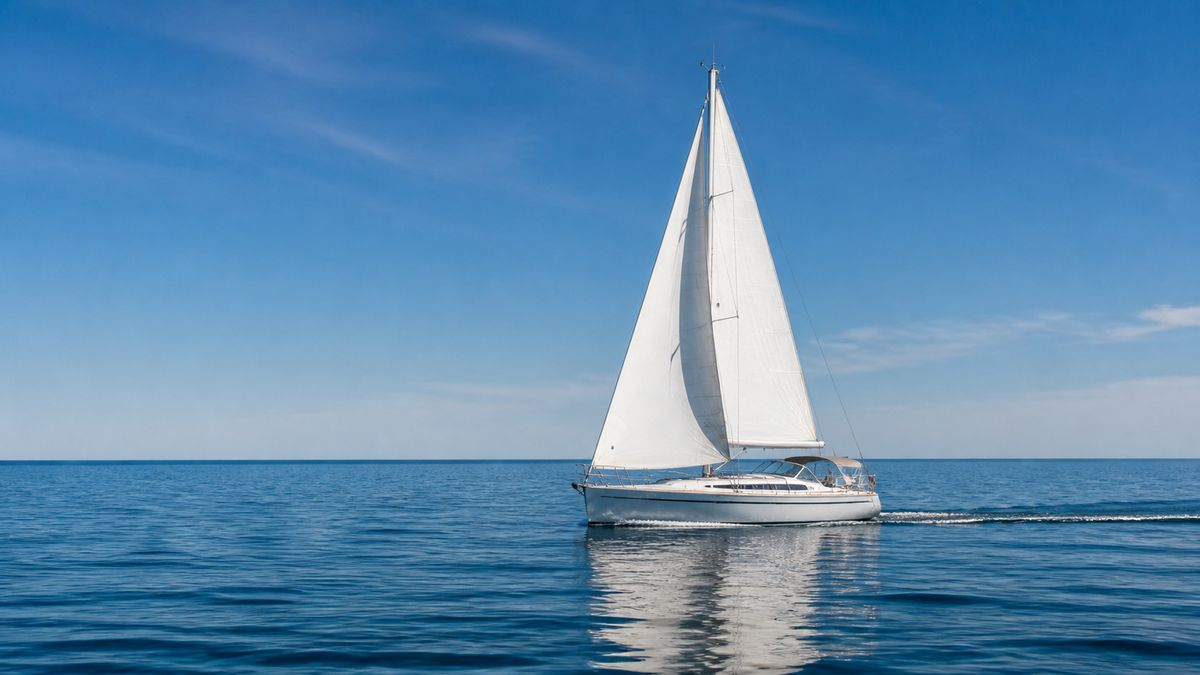
#> input picture img/a1-naive.jpg, 1200 x 675 px
$ python verify.py ../img/a1-naive.jpg
#> lines starting #> are read from the running program, lines starting #| are printed output that depends on the picture
#!/usr/bin/env python3
"""機械驗收：一張背景圖到底還放不放得下字。

判準跟人眼無關，只看兩件事：
  平坦度 —— 候選文字區的亮度標準差。花紋太多，字就會被吃掉。
  對比度 —— 該區平均亮度對白字或黑字的 WCAG 對比度，至少要有一邊過 5.0。

候選區是九宮格外圈的六塊（避開正中央，標題很少放正中），
每塊佔畫面寬 44%、高 30%。任何一塊過關，這張圖就算能用，
並回報過關的那一塊在哪、留多少餘裕。

用法：python3 verify.py raw/*.png
"""
import sys
import json
import numpy as np
from PIL import Image

FLAT_MAX = 0.12      # 亮度標準差上限
CONTRAST_MIN = 5.0   # 比 WCAG AA 的 4.5 再嚴一點：任何平坦色塊都過得了 4.5，
                     # 門檻拉到 5.0 才擋得住「既不夠亮也不夠暗」的中間調

ZONES = {
    "左上": (0.04, 0.08), "中上": (0.28, 0.08), "右上": (0.52, 0.08),
    "左下": (0.04, 0.60), "中下": (0.28, 0.60), "右下": (0.52, 0.60),
}
ZONE_W, ZONE_H = 0.44, 0.30


def relative_luminance(rgb):
    """WCAG 相對亮度，輸入是 0..1 的 sRGB 三通道。"""
    c = np.where(rgb <= 0.03928, rgb / 12.92, ((rgb + 0.055) / 1.055) ** 2.4)
    return 0.2126 * c[..., 0] + 0.7152 * c[..., 1] + 0.0722 * c[..., 2]


def contrast(l1, l2):
    hi, lo = max(l1, l2), min(l1, l2)
    return (hi + 0.05) / (lo + 0.05)


def measure(path):
#> called with path = '../img/a1-naive.jpg'
    im = Image.open(path).convert("RGB")
#> im is the input picture: PIL image 1200x675 RGB; mean R, G, B 89.3, 137, 175.7
    arr = np.asarray(im, dtype=np.float64) / 255.0
    lum = relative_luminance(arr)
#> in relative_luminance, `c = np.where(rgb <= 0.03928, rgb / 12.92, ((rgb + 0.055) / 1.055) ** 2..`:
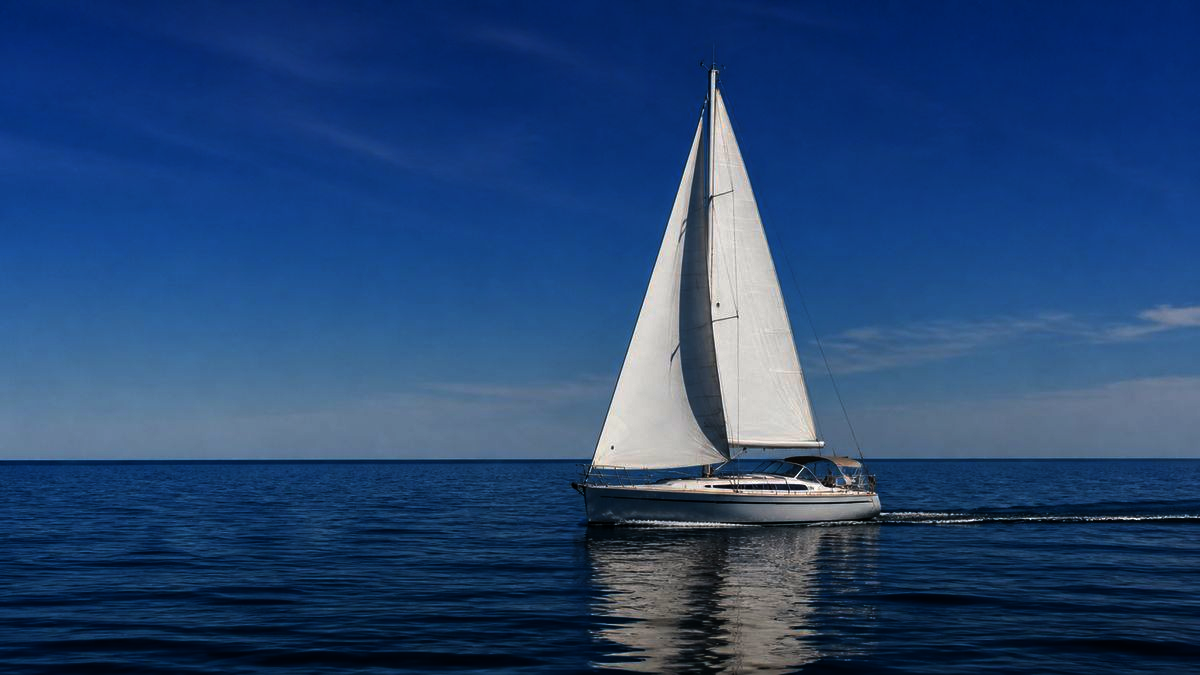
#> c: shape (675, 1200, 3) float64; mean R, G, B 0.148, 0.275, 0.452
#> in relative_luminance, `return 0.2126 * c[..., 0] + 0.7152 * c[..., 1] + 0.0722 * c[..., 2]`:
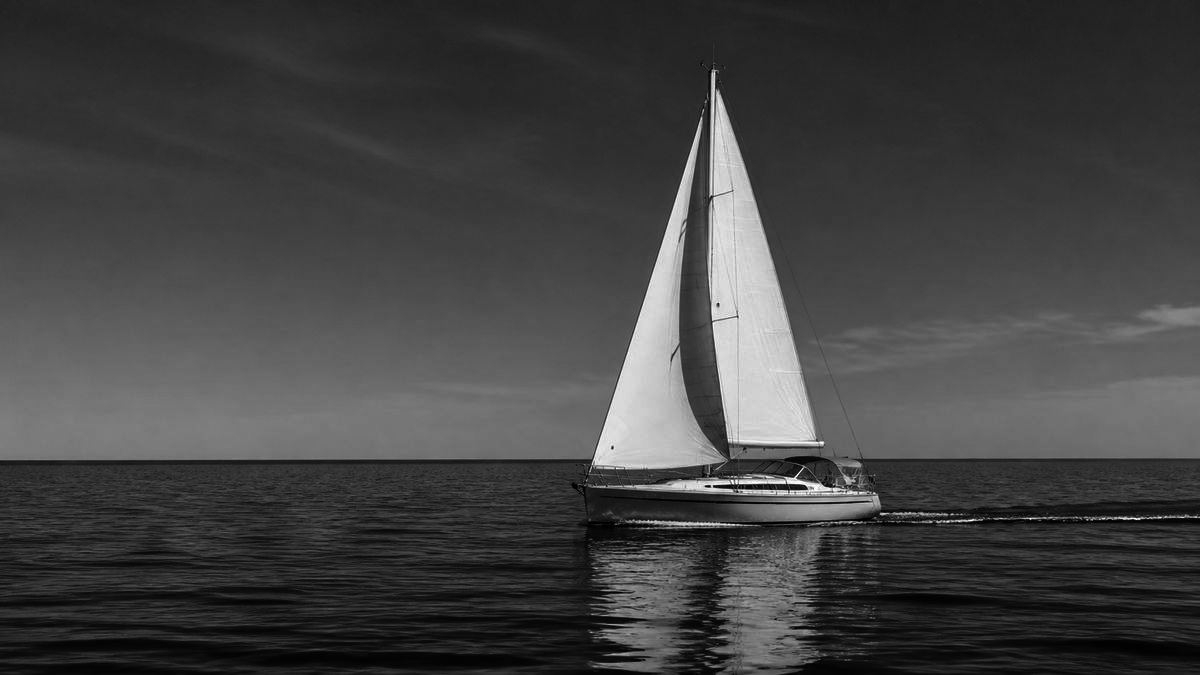
#> returned value: shape (675, 1200) float64; min 0.00037, max 1, mean 0.261
    h, w = lum.shape
#> h = 675; w = 1200

    zones = []
    for name, (zx, zy) in ZONES.items():
        x0, y0 = int(zx * w), int(zy * h)
        x1, y1 = int((zx + ZONE_W) * w), int((zy + ZONE_H) * h)
        patch = lum[y0:y1, x0:x1]
        mean, std = float(patch.mean()), float(patch.std())
        c_white = contrast(1.0, mean)
        c_black = contrast(0.0, mean)
        best_ink = "白字" if c_white >= c_black else "黑字"
        best_c = max(c_white, c_black)
        ok = std <= FLAT_MAX and best_c >= CONTRAST_MIN
        zones.append({
            "zone": name, "mean": round(mean, 4), "std": round(std, 4),
            "ink": best_ink, "contrast": round(best_c, 2), "ok": ok,
        })
#> this loop made 6 passes
#> (mean, std, c_white, c_black, best_c, ok) on passes 1 to 6: (0.213, 0.034, 4, 5.26, 5.26, True), (0.24, 0.155, 3.62, 5.81, 5.81, False), (0.238, 0.155, 3.64, 5.76, 5.76, False), (0.246, 0.14, 3.55, 5.91, 5.91, False), (0.311, 0.216, 2.91, 7.23, 7.23, False), (0.302, 0.208, 2.98, 7.04, 7.04, False)
#> pass 1, in measure, `patch = lum[y0:y1, x0:x1]`:
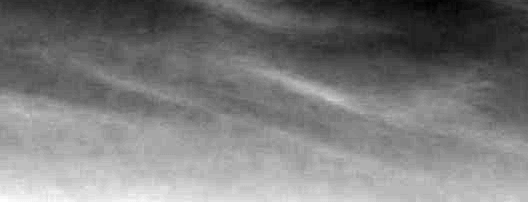
#> patch: shape (202, 528) float64; min 0.132, max 0.298, mean 0.213; drawn with min black and max white
#> pass 2, in measure, `patch = lum[y0:y1, x0:x1]`:
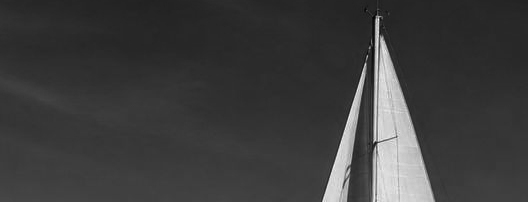
#> patch: shape (202, 528) float64; min 0.0179, max 0.987, mean 0.24
#> pass 3, in measure, `patch = lum[y0:y1, x0:x1]`:
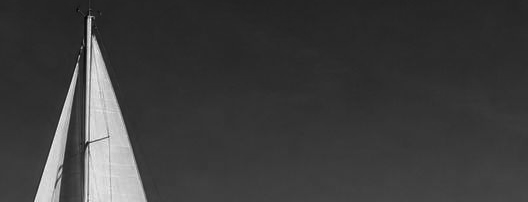
#> patch: shape (202, 528) float64; min 0.0179, max 0.987, mean 0.238
#> after the loop, zones = 6 items

    passed = [z for z in zones if z["ok"]]
#> passed = 1 item
    # 過關的區裡，挑對比度最高的當代表
    best = max(passed, key=lambda z: z["contrast"]) if passed else \
        min(zones, key=lambda z: z["std"])
#> best = {'zone': '左上', 'mean': 0.213, 'std': 0.034, 'ink': '黑字', 'contrast': 5.26, 'ok': True}
    return {
        "file": path,
        "size": [w, h],
        "pass": bool(passed),
        "pass_count": len(passed),
        "best": best,
        "zones": zones,
    }


def main(paths):
    results = [measure(p) for p in paths]
#> results = 1 item
    for r in results:
        mark = "可用" if r["pass"] else "不可用"
        b = r["best"]
        print(f"{mark}  {r['file']}")
        print(f"      過關區塊 {r['pass_count']}/6　代表區「{b['zone']}」"
              f"　平坦度 std={b['std']}（上限 {FLAT_MAX}）"
              f"　{b['ink']}對比 {b['contrast']}（下限 {CONTRAST_MIN}）")
#> this loop made 1 pass
#> mark on pass 1: '可用'
#| 可用  ../img/a1-naive.jpg
#|       過關區塊 1/6　代表區「左上」　平坦度 std=0.034（上限 0.12）　黑字對比 5.26（下限 5.0）
    with open("verify-result.json", "w", encoding="utf-8") as f:
        json.dump(results, f, ensure_ascii=False, indent=2)
    print(f"\n寫入 verify-result.json，共 {len(results)} 張，"
          f"{sum(1 for r in results if r['pass'])} 張可用")
#| 寫入 verify-result.json，共 1 張，1 張可用
    return 0


def _self_check():
    """跑得動的自我檢查：純黑圖必過、雜訊圖必不過。"""
    import tempfile
    import os
    ok = True
    with tempfile.TemporaryDirectory() as d:
        flat = os.path.join(d, "flat.png")
        Image.new("RGB", (640, 360), (10, 10, 12)).save(flat)
        r = measure(flat)
        assert r["pass"] and r["pass_count"] == 6, "純黑圖應該六區全過"

        noisy = os.path.join(d, "noisy.png")
        rng = np.random.default_rng(0)
        Image.fromarray(rng.integers(0, 256, (360, 640, 3), dtype=np.uint8)).save(noisy)
        r = measure(noisy)
        assert not r["pass"], "隨機雜訊圖應該一區都不過"

        # 亮度落在 0.16 到 0.20 之間的中間調，白字黑字都不夠對比
        dead = os.path.join(d, "deadzone.png")
        Image.new("RGB", (640, 360), (117, 117, 117)).save(dead)
        r = measure(dead)
        assert not r["pass"], "中間調死區平坦但兩種字色都不夠對比，應該不過"

        # 稍微暗一點就過得了，黑字可讀
        usable = os.path.join(d, "usable.png")
        Image.new("RGB", (640, 360), (128, 128, 128)).save(usable)
        r = measure(usable)
        assert r["pass"] and r["best"]["ink"] == "黑字", "中灰應該以黑字過關"
    print("self-check 通過：純黑過、雜訊不過、中間調死區不過、中灰以黑字過")
    return 0 if ok else 1


if __name__ == "__main__":
    args = sys.argv[1:]
    if not args or args[0] == "--self-check":
        sys.exit(_self_check())
    sys.exit(main(args))
#> (the program exits here)

$ run again, on img/b1-normal-scale.jpg
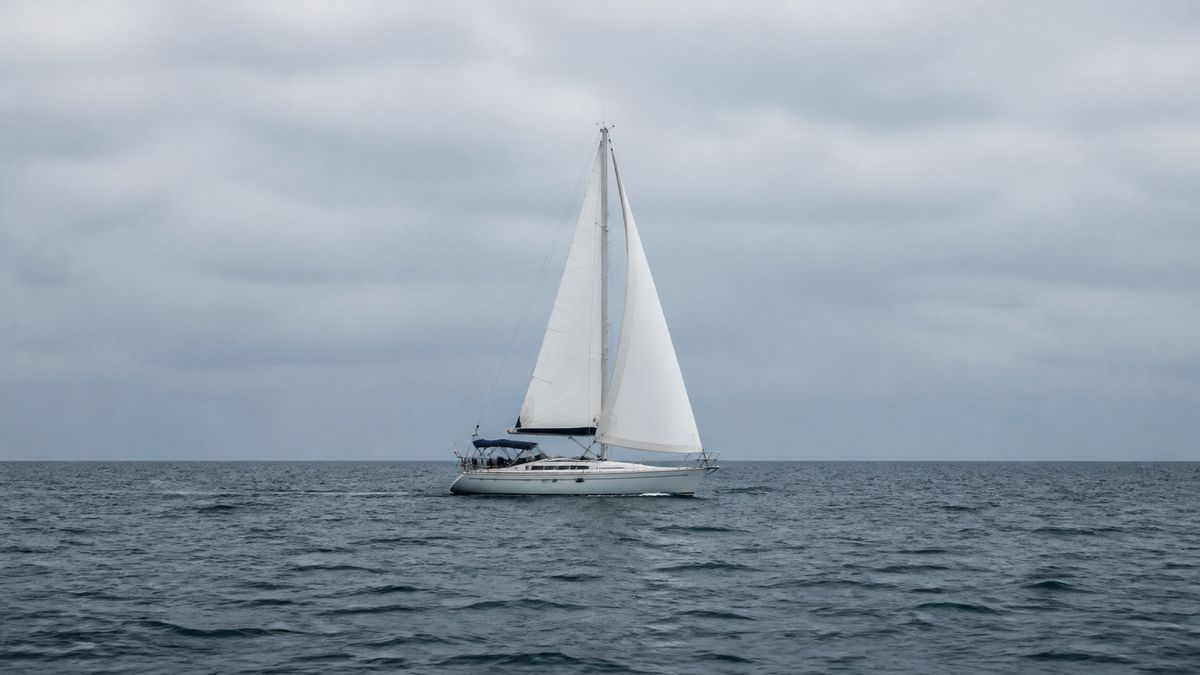
#> input picture img/b1-normal-scale.jpg, 1200 x 675 px
#> in measure, im is the input picture: PIL image 1200x675 RGB; mean R, G, B 146.2, 158.9, 170.8
#> the loop in measure, `for name, (zx, zy) in ZONES.items():` made 6 passes
#> (mean, std, c_white, c_black, best_c, ok) on passes 1 to 6: (0.534, 0.0564, 1.8, 11.68, 11.68, True), (0.546, 0.0646, 1.76, 11.91, 11.91, True), (0.541, 0.0526, 1.78, 11.82, 11.82, True), (0.198, 0.1, 4.24, 4.96, 4.96, False), (0.223, 0.128, 3.85, 5.45, 5.45, False), (0.215, 0.119, 3.97, 5.29, 5.29, True)
#> pass 1, in measure, `patch = lum[y0:y1, x0:x1]`:
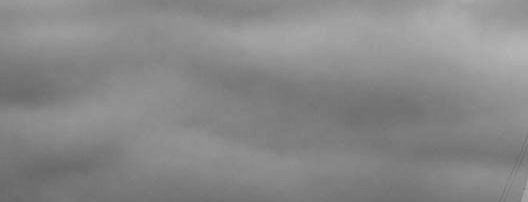
#> patch: shape (202, 528) float64; min 0.405, max 0.714, mean 0.534
#> pass 3, in measure, `patch = lum[y0:y1, x0:x1]`:
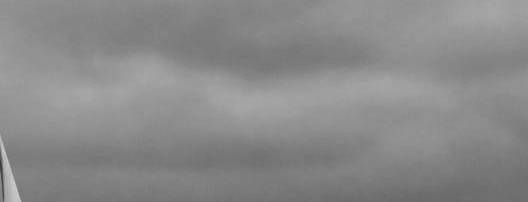
#> patch: shape (202, 528) float64; min 0.227, max 0.845, mean 0.541
#> after the loop in measure, `for name, (zx, zy) in ZONES.items():`: zones = 6 items
#> passed = 4 items
#> best = {'zone': '中上', 'mean': 0.545, 'std': 0.0646, 'ink': '黑字', 'contrast': 11.91, 'ok': True}
#> results = 1 item
#> the loop in main, `for r in results:` made 1 pass
#> mark on pass 1: '可用'
#> (printed output is left out)
#| 寫入 verify-result.json，共 1 張，1 張可用

$ run again, on img/c1-flat-light.jpg
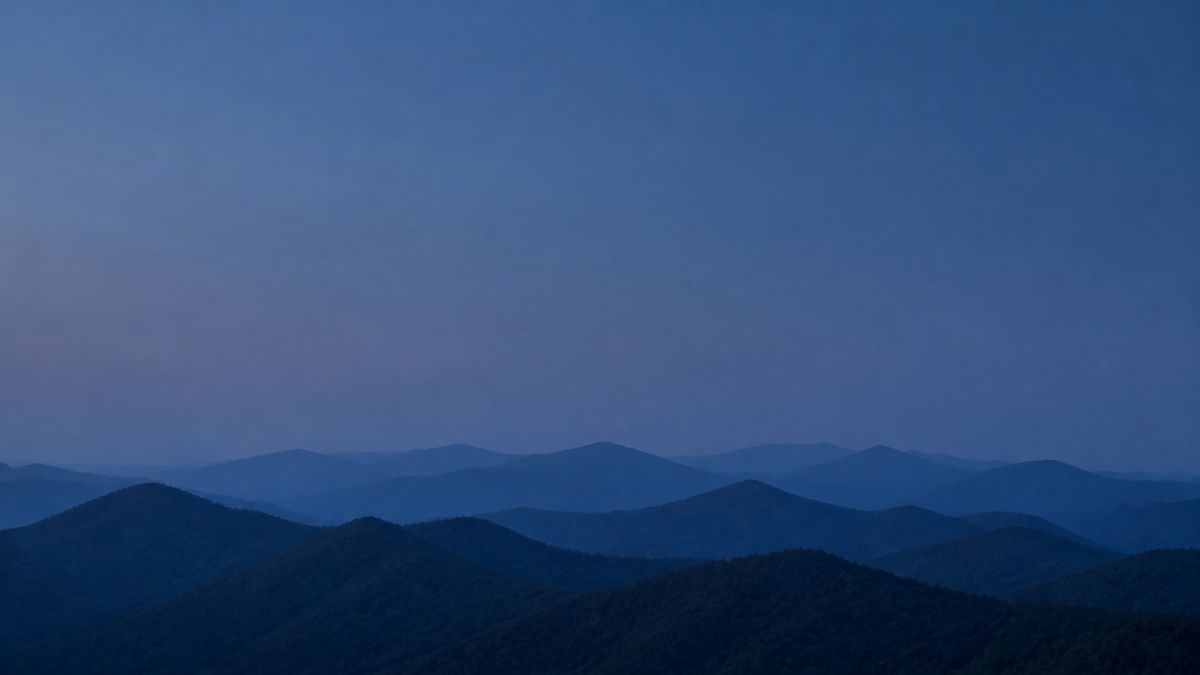
#> input picture img/c1-flat-light.jpg, 1200 x 675 px
#> in measure, im is the input picture: PIL image 1200x675 RGB; mean R, G, B 50.1, 78.2, 121.8
#> the loop in measure, `for name, (zx, zy) in ZONES.items():` made 6 passes
#> (mean, std, c_white, c_black, best_c) on passes 1 to 6: (0.147, 0.0156, 5.33, 3.94, 5.33), (0.12, 0.0153, 6.19, 3.39, 6.19), (0.0954, 0.0123, 7.22, 2.91, 7.22), (0.0599, 0.0441, 9.55, 2.2, 9.55), (0.0544, 0.0388, 10.06, 2.09, 10.06), (0.0495, 0.0341, 10.55, 1.99, 10.55)
#> pass 1, in measure, `patch = lum[y0:y1, x0:x1]`:
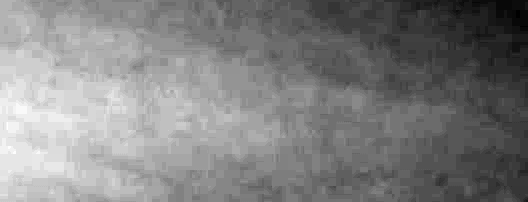
#> patch: shape (202, 528) float64; min 0.11, max 0.183, mean 0.147; drawn with min black and max white
#> pass 3, in measure, `patch = lum[y0:y1, x0:x1]`:
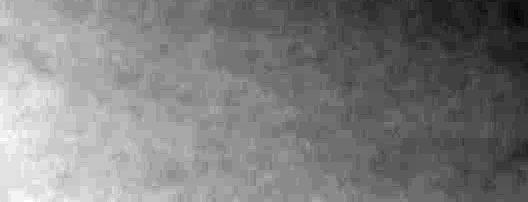
#> patch: shape (202, 528) float64; min 0.0653, max 0.126, mean 0.0954; drawn with min black and max white
#> after the loop in measure, `for name, (zx, zy) in ZONES.items():`: zones = 6 items
#> best = {'zone': '右下', 'mean': 0.0495, 'std': 0.0341, 'ink': '白字', 'contrast': 10.55, 'ok': True}
#> results = 1 item
#> the loop in main, `for r in results:` made 1 pass
#> mark on pass 1: '可用'
#> (printed output is left out)
#| 寫入 verify-result.json，共 1 張，1 張可用
